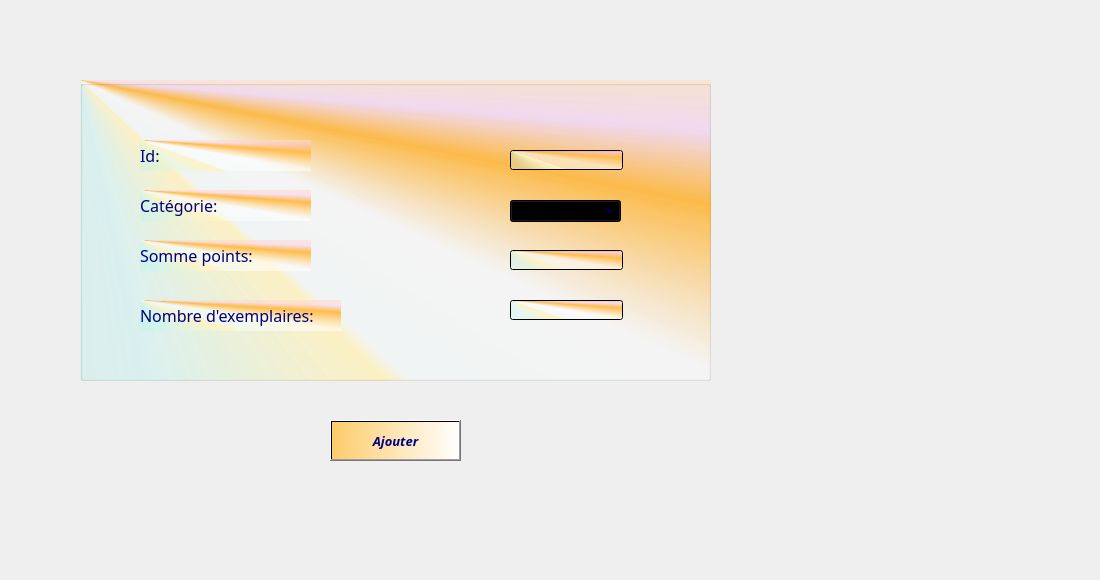
     <widget class="QWidget" name="tab_23">
      <attribute name="title">
       <string>Ajouter</string>
      </attribute>
      <widget class="QLabel" name="label_53">
       <property name="geometry">
        <rect>
         <x>0</x>
         <y>0</y>
         <width>1091</width>
         <height>571</height>
        </rect>
       </property>
       <property name="text">
        <string/>
       </property>
       <property name="pixmap">
        <pixmap>../../../../../../../../../../images_projets/macaron-4701984_1920.jpg</pixmap>
       </property>
      </widget>
      <widget class="QGroupBox" name="groupBox_ajout_Ca_3">
       <property name="geometry">
        <rect>
         <x>80</x>
         <y>80</y>
         <width>631</width>
         <height>301</height>
        </rect>
       </property>
       <property name="font">
        <font>
         <family>Lucida Calligraphy</family>
         <pointsize>16</pointsize>
         <weight>50</weight>
         <bold>false</bold>
        </font>
       </property>
       <property name="cursor">
        <cursorShape>ArrowCursor</cursorShape>
       </property>
       <property name="acceptDrops">
        <bool>false</bool>
       </property>
       <property name="layoutDirection">
        <enum>Qt::LeftToRight</enum>
       </property>
       <property name="autoFillBackground">
        <bool>false</bool>
       </property>
       <property name="styleSheet">
        <string notr="true">color:rgb(0, 0, 127);
background-color: qconicalgradient(cx:0, cy:0, angle:135, stop:0 rgba(255, 192, 86, 255), stop:0.39196 rgba(170, 255, 255, 69), stop:0.447236 rgba(255, 243, 198, 255), stop:0.452261 rgba(249, 255, 255, 131), stop:0.502513 rgba(255, 255, 255, 130), stop:0.562814 rgba(255, 188, 75, 255), stop:0.59799 rgba(255, 170, 255, 69), stop:0.648241 rgba(255, 235, 182, 255));</string>
       </property>
       <property name="title">
        <string/>
       </property>
       <widget class="QLabel" name="label_exp_ajout_3">
        <property name="geometry">
         <rect>
          <x>60</x>
          <y>220</y>
          <width>201</width>
          <height>31</height>
         </rect>
        </property>
        <property name="font">
         <font>
          <family>Lucida Calligraphy</family>
          <pointsize>12</pointsize>
         </font>
        </property>
        <property name="text">
         <string>Nombre d'exemplaires:</string>
        </property>
        <property name="scaledContents">
         <bool>false</bool>
        </property>
        <property name="wordWrap">
         <bool>false</bool>
        </property>
        <property name="openExternalLinks">
         <bool>false</bool>
        </property>
       </widget>
       <widget class="QLineEdit" name="lineEdit_categ_ajout_3">
        <property name="geometry">
         <rect>
          <x>430</x>
          <y>70</y>
          <width>113</width>
          <height>20</height>
         </rect>
        </property>
       </widget>
       <widget class="QLabel" name="label_categ_ajout_5">
        <property name="geometry">
         <rect>
          <x>60</x>
          <y>110</y>
          <width>171</width>
          <height>31</height>
         </rect>
        </property>
        <property name="font">
         <font>
          <family>Lucida Calligraphy</family>
          <pointsize>12</pointsize>
         </font>
        </property>
        <property name="styleSheet">
         <string notr="true">color: rgb(0, 0, 127);</string>
        </property>
        <property name="text">
         <string>Catégorie:</string>
        </property>
       </widget>
       <widget class="QLabel" name="label_somme_ajout_3">
        <property name="geometry">
         <rect>
          <x>60</x>
          <y>160</y>
          <width>171</width>
          <height>31</height>
         </rect>
        </property>
        <property name="font">
         <font>
          <family>Lucida Calligraphy</family>
          <pointsize>12</pointsize>
         </font>
        </property>
        <property name="text">
         <string>Somme points:</string>
        </property>
       </widget>
       <widget class="QLabel" name="label_categ_ajout_6">
        <property name="geometry">
         <rect>
          <x>60</x>
          <y>60</y>
          <width>171</width>
          <height>31</height>
         </rect>
        </property>
        <property name="font">
         <font>
          <family>Lucida Calligraphy</family>
          <pointsize>12</pointsize>
         </font>
        </property>
        <property name="styleSheet">
         <string notr="true">color: rgb(0, 0, 127);</string>
        </property>
        <property name="text">
         <string>Id:</string>
        </property>
       </widget>
       <widget class="QComboBox" name="comboBox_4">
        <property name="geometry">
         <rect>
          <x>430</x>
          <y>120</y>
          <width>111</width>
          <height>22</height>
         </rect>
        </property>
       </widget>
       <widget class="QLineEdit" name="lineEdit_8">
        <property name="geometry">
         <rect>
          <x>430</x>
          <y>170</y>
          <width>113</width>
          <height>20</height>
         </rect>
        </property>
       </widget>
       <widget class="QLineEdit" name="lineEdit_9">
        <property name="geometry">
         <rect>
          <x>430</x>
          <y>220</y>
          <width>113</width>
          <height>20</height>
         </rect>
        </property>
       </widget>
      </widget>
      <widget class="QPushButton" name="pushButton_ajouterCa_4">
       <property name="geometry">
        <rect>
         <x>330</x>
         <y>420</y>
         <width>131</width>
         <height>41</height>
        </rect>
       </property>
       <property name="font">
        <font>
         <family>Lucida Calligraphy</family>
         <pointsize>10</pointsize>
         <weight>75</weight>
         <italic>true</italic>
         <bold>true</bold>
         <underline>false</underline>
         <strikeout>false</strikeout>
        </font>
       </property>
       <property name="styleSheet">
        <string notr="true">
color: rgb(0, 0, 127);
background-color: qlineargradient(spread:pad, x1:0, y1:0, x2:1, y2:0, stop:0 rgba(253, 204, 106, 255), stop:1 rgba(255, 255, 255, 255));</string>
       </property>
       <property name="text">
        <string>Ajouter</string>
       </property>
       <property name="icon">
        <iconset>
         <normaloff>../../../../../../../../../../images_projets/add2.png</normaloff>../../../../../../../../../../images_projets/add2.png</iconset>
       </property>
       <property name="iconSize">
        <size>
         <width>30</width>
         <height>50</height>
        </size>
       </property>
       <property name="checkable">
        <bool>false</bool>
       </property>
       <property name="autoRepeatDelay">
        <number>303</number>
       </property>
      </widget>
     </widget>
